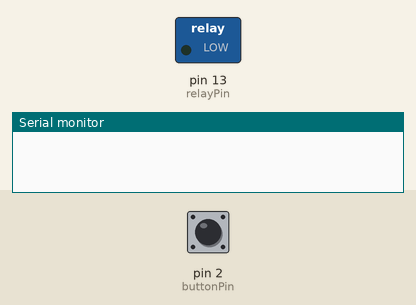
Simulated run of this sketch. Board: Arduino Uno, built with avr-gcc and run on an emulated ATmega328P. Parts: switched loads named in the sketch (green lamp = pin HIGH), the last lines printed to the serial monitor. The test bench sets the inputs (shaded band); at power-on: pin 2 (buttonPin) LOW.

Above: at 1.2 s.
1.3 s: pin 2 (buttonPin) pulled HIGH for 3.2 s
At 5.4 s:
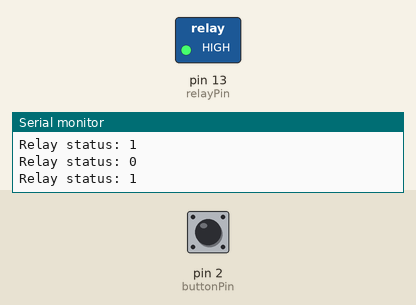
6.0 s: pin 2 (buttonPin) pulled HIGH for 0.15 s
At 6.7 s:
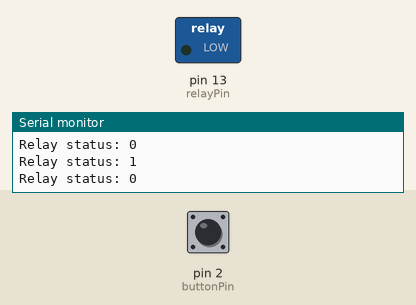
Timing chart, 0 to 9.0 s (numbered marks = the images above; inputs shaded):
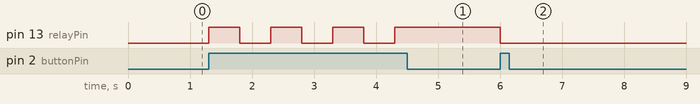

Measured:
- after the input at 1.3 s, pin 13 (relayPin): alternates HIGH for 0.50 s and LOW for 0.50 s, 7 changes in all, then stays HIGH, starting at once
- after the input at 6.0 s, pin 13 (relayPin): HIGH → LOW at once

The sketch:

MicroduinoControlRelays.ino
```cpp
/*
 * relay control DC motor
 */

const int buttonPin = 2;                 // pushbutton
const int relayPin = 13;                 // Relay
int relayState = 0;                      // relay state

void setup()
{
  Serial.begin(9600);

  pinMode(buttonPin, INPUT);             // set buttonPin to INPUT
  pinMode(relayPin, OUTPUT);             // set relayPin to OUTPUT
}

void switchRelay()
{
  if (relayState == 0)
    relayState = 1;                      // change relay state to ON
  else
    relayState = 0;                      // change relay state to OFF

  digitalWrite(relayPin, relayState);    // switch

  Serial.print("Relay status: ");        // serial print relay state
  Serial.println(relayState);
}

void loop()
{
  int buttonState;

  // read button state
  buttonState = digitalRead(buttonPin);

  // check button if pressed
  // buttonState is HIGH
  if (buttonState == HIGH) {
     switchRelay();                      // switch relay on/off
     delay(500);                         // delay 0.5s
  }
}
```
